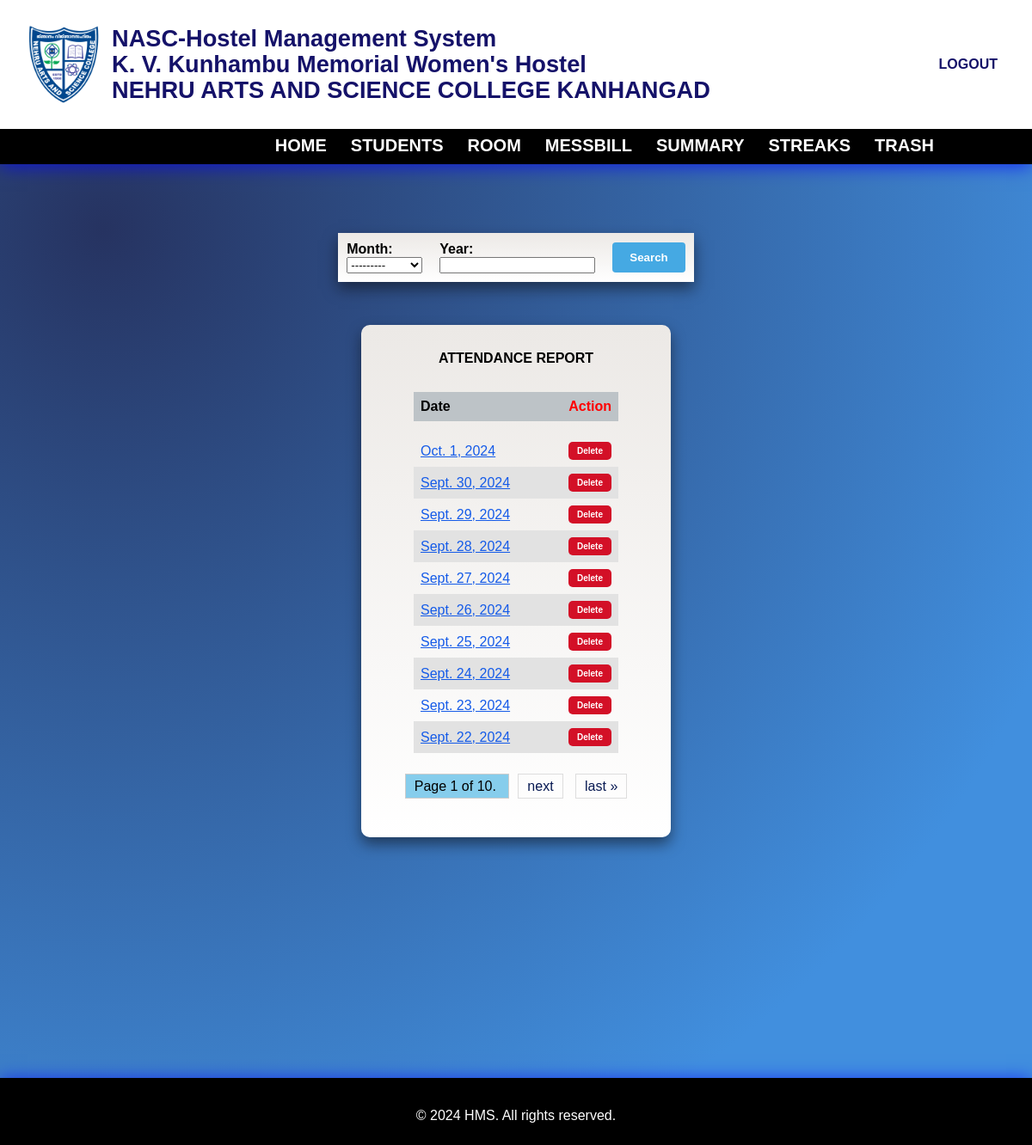
/summary/ (signed in), run on the app's committed database.
### hostel/models.py (models this page shows, shortened)
class AttendanceDate(models.Model):
    date = models.DateField(unique=True)
    MONTH_CHOICES = [
        ('January', 'January'),
        ('February', 'February'),
        ('March', 'March'),
        ('April', 'April'),
        ('May', 'May'),
        ('June', 'June'),
        ('July', 'July'),
        ('August', 'August'),
        ('September', 'September'),
        ('October', 'October'),
        ('November', 'November'),
        ('December', 'December'),
    ]
    month = models.CharField(max_length=10,choices=MONTH_CHOICES)
    year = models.IntegerField()

### hostel/views.py (the view)
# urls.py: path('summary/',views.view_attendance,name='view_attendance'),
@login_required()
def view_attendance(request):
    filter = attendanceFilter(request.GET, queryset=AttendanceDate.objects.all().order_by('-id'))
    attendance_list = filter.qs
    paginator = Paginator(attendance_list,10)
    page_number = request.GET.get('page')
    page_obj = paginator.get_page(page_number)
    return render(request,"hostel/summary.html",{'page_obj': page_obj,'filter': filter})

### hostel/context_processors.py (called while the page is built)
def group_processor(request):
    if request.user.is_authenticated:
        is_warden_group = request.user.groups.filter(name='warden').exists()
        is_secretary_group = request.user.groups.filter(name='secretary').exists()  # Adjust as needed
    else:
        is_warden_group = False
        is_secretary_group = False
    return {
        'is_warden_group': is_warden_group,
        'is_secretary_group': is_secretary_group,
    }

### hostel/templates/hostel/summary.html (shortened to what this page needs)
{% extends 'hostel/base.html' %}
{% load static %}
{% block style %}
<link rel="stylesheet" href="{% static 'styles/summary.css' %}">
{% endblock %}
{% block content %}
<section class="main">
    <div class="main-body">
        <form method="get" class="filter-form">
            <table id="filter-table">
                <tr>
                    <td class="filter-td">
                        <label for="id_month">Month:</label>
                        {{filter.form.month}}
                    </td>
                    <td class="filter-td">
                        <label for="id_year">Year:</label>
                        {{filter.form.year}}
                    </td>
                    <td class="filter-td" style="text-align: right;">
                        <button type="submit" id="search">Search</button>
                    </td>
                </tr>
            </table>
        </form>
        <div class="main-block">
            <h5>Attendance Report</h5>
            <div class="absents">
                <div class="table-responsive">
                    <table>
                        <tr>
                            <th>Date</th><th style="text-align: right; color: red;">Action</th>
                        </tr>
                        <tr id="ignore-row">
                            <td></td><td></td>
                        </tr>
                        {% for attendance in page_obj %}
                            <tr>
                                <td><a href="{% url 'attendance_detail' attendance.id %}" class="dateBtn">{{ attendance.date }}</a></td>
                                <td style="text-align: right;"><a href="{% url 'delete_attendance' attendance.id %}" onclick="return confirmDelete();" class="dltBtn">Delete</a></td>
                            </tr>
                        {% endfor %}
                    </table>
                </div>
            </div>
            <div class="pagination">
                <span class="step-links">
                    <span class="current">
                        Page {{ page_obj.number }} of {{ page_obj.paginator.num_pages }}.
                    </span>
                    {% if page_obj.has_next %}
                        <a href="?page={{ page_obj.next_page_number }}">next</a>
                        <a href="?page={{ page_obj.paginator.num_pages }}">last &raquo;</a>
                    {% endif %}
                </span>
            </div>
        </div>
    </div>
</section>
{% endblock %}

### hostel/static/styles/base.css (style rules this page uses)
* { margin: 0; padding: 0; font-family: sans-serif; box-sizing: border-box; }
body { background-image: radial-gradient( circle farthest-corner at 10% 20%, rgba(38,51,97,1) 0%, rgba(65,143,222,1) 79% ); }

### hostel/static/styles/summary.css (style rules this page uses)
.main-body { margin-top: 10vh; margin-bottom: 35vh; }
.main-block { width: 30%; margin: 0 auto; padding: 20px 10px; border-radius: 10px; background: linear-gradient(#ECE9E6, #FFFFFF); box-shadow: 0 8px 16px rgba(10, 10, 11, 0.5); margin-bottom: 50px; }
#filter-table { margin: auto; width: 30%; border-collapse: collapse; margin-bottom: 50px; box-shadow: 0 8px 16px rgba(10, 10, 11, 0.5); }
.filter-td { padding: 10px; background: linear-gradient(#ECE9E6, #FFFFFF); }
label { font-weight: bold; }
#search { padding: 10px 20px; background: #45a9e3; color: white; font-weight: bolder; transition: background-color 0.3s, opacity 0.3s; border: none; border-radius: 4px; cursor: pointer; }
.absents { width: 70%; margin: 0 auto; }
.absents table { border-collapse: collapse; width: 100%; }
.absents th { background-color: #bdc3c7; }
.absents tr:nth-child(even) { background-color: #E2E2E2; }
#ignore-row { background-color: transparent; }
.absents th, .absents td { border: none; text-align: left; padding: 8px; }
.absents .dltBtn { color: white; background: #D31027; padding: 5px 10px; text-decoration: none; border-radius: 5px; display: inline-block; transition: background-color 0.3s ease; border: none; font-weight: bold; font-size: 10px; text-align: center; }
.absents .dateBtn { color: #155be8; }
h5 { color: black; text-align: center; margin-top: 10px; margin-bottom: 30px; text-transform: uppercase; font-size: 16px; font-weight: bolder; }
.pagination { display: flex; justify-content: center; margin-top: 30px; margin-bottom: 30px; }
.pagination .step-links a { margin: 0 5px; padding: 5px 10px; background:fff; border: 1px solid #ddd; text-decoration: none; color: #071952; }
.pagination .step-links .current { margin: 0 5px; padding: 5px 10px; background: rgb(134, 205, 236); border: 1px solid #ccc; color: black; }

### data on the page
AttendanceDate: date "Oct. 1, 2024"
AttendanceDate: date "Sept. 30, 2024"
AttendanceDate: date "Sept. 29, 2024"
AttendanceDate: date "Sept. 28, 2024"
AttendanceDate: date "Sept. 27, 2024"
AttendanceDate: date "Sept. 26, 2024"
AttendanceDate: date "Sept. 25, 2024"
AttendanceDate: date "Sept. 24, 2024"
AttendanceDate: date "Sept. 23, 2024"
AttendanceDate: date "Sept. 22, 2024"

### other printed values
{{ page_obj.number }} "1"
{{ page_obj.paginator.num_pages }} "10"
